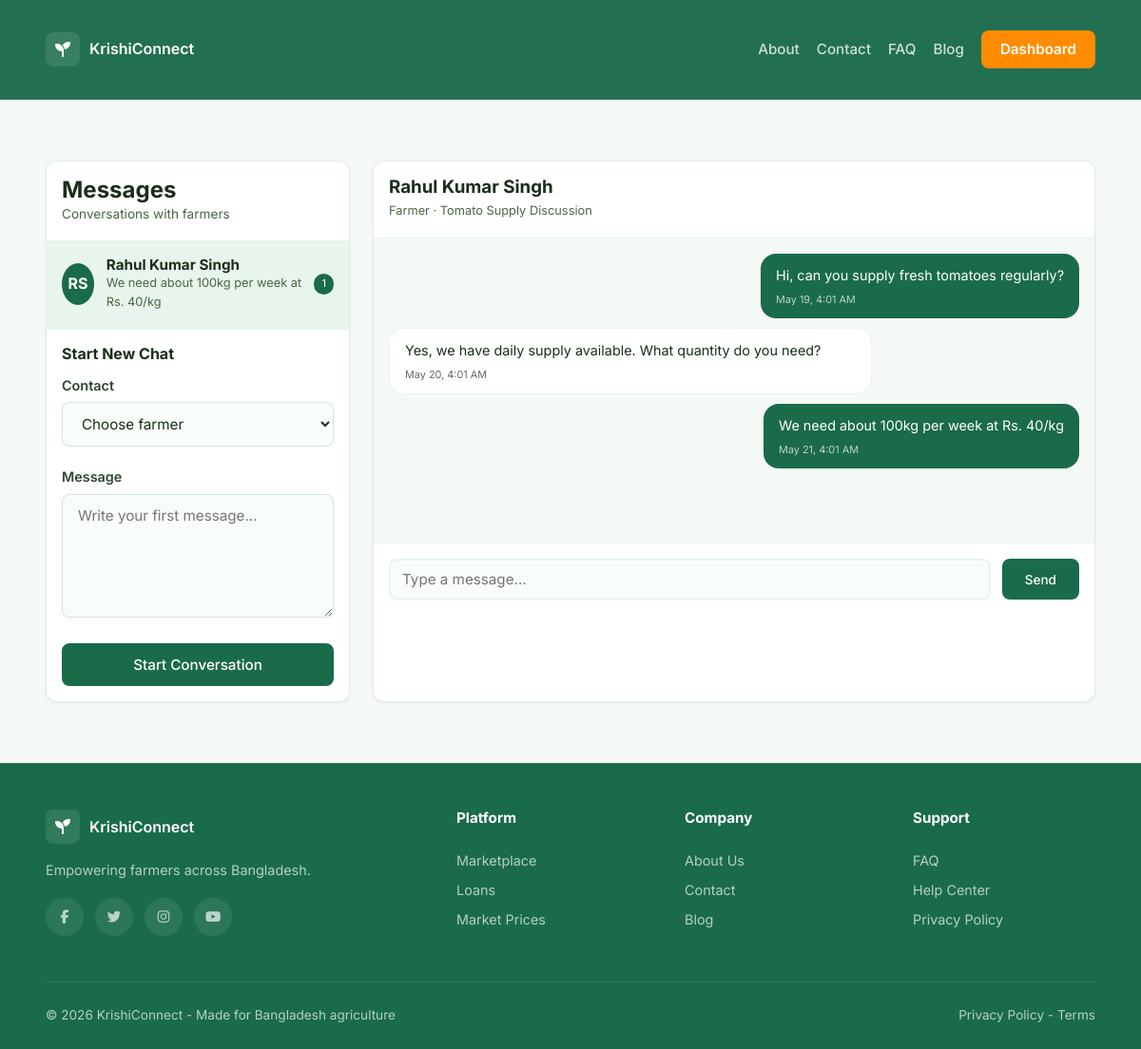
The app's page /pages/messaging.php (signed in) with its own data.
### tables this page shows
CREATE TABLE conversations (
    id INT AUTO_INCREMENT PRIMARY KEY,
    subject VARCHAR(160),
    conversation_type ENUM('buyer_farmer','support','dispute','loan') DEFAULT 'buyer_farmer',
    created_at TIMESTAMP DEFAULT CURRENT_TIMESTAMP,
    updated_at TIMESTAMP DEFAULT CURRENT_TIMESTAMP ON UPDATE CURRENT_TIMESTAMP
);

CREATE TABLE users (
    id INT AUTO_INCREMENT PRIMARY KEY,
    full_name VARCHAR(120) NOT NULL,
    email VARCHAR(160) NOT NULL UNIQUE,
    phone VARCHAR(40) DEFAULT NULL,
    role ENUM('farmer','buyer','finance','admin') NOT NULL DEFAULT 'farmer',
    password_hash VARCHAR(255) NOT NULL,
    status ENUM('active','pending','suspended','inactive') NOT NULL DEFAULT 'active',
    profile_image VARCHAR(200) DEFAULT NULL,
    bio TEXT,
    created_at TIMESTAMP DEFAULT CURRENT_TIMESTAMP,
    updated_at TIMESTAMP DEFAULT CURRENT_TIMESTAMP ON UPDATE CURRENT_TIMESTAMP,
    INDEX idx_email (email),
    INDEX idx_role (role),
    INDEX idx_status (status)
);

CREATE TABLE messages (
    id INT AUTO_INCREMENT PRIMARY KEY,
    conversation_id INT NOT NULL,
    sender_id INT NOT NULL,
    body TEXT NOT NULL,
    message_type ENUM('text','image','document') DEFAULT 'text',
    attachment_path VARCHAR(200),
    created_at TIMESTAMP DEFAULT CURRENT_TIMESTAMP,
    read_at TIMESTAMP NULL,
    FOREIGN KEY (conversation_id) REFERENCES conversations(id) ON DELETE CASCADE,
    FOREIGN KEY (sender_id) REFERENCES users(id) ON DELETE CASCADE,
    INDEX idx_conversation_id (conversation_id),
    INDEX idx_created_at (created_at)
);

### app/includes/config.php (called while the page is built)
<?php
return [
    'db' => [
        'host' => getenv('KRISHI_DB_HOST') ?: 'localhost',
        'port' => getenv('KRISHI_DB_PORT') ?: '3307',
        'name' => getenv('KRISHI_DB_NAME') ?: 'krishiconnect',
        'user' => getenv('KRISHI_DB_USER') ?: 'root',
        'pass' => getenv('KRISHI_DB_PASS') ?: '',
        'charset' => getenv('KRISHI_DB_CHARSET') ?: 'utf8mb4',
    ],
    'base_url' => getenv('KRISHI_BASE_URL') !== false ? getenv('KRISHI_BASE_URL') : null,
];

### app/includes/db.php (called while the page is built)
<?php
function db(): PDO
{
    static $pdo = null;
    if ($pdo instanceof PDO) {
        return $pdo;
    }
    $config = require __DIR__ . '/config.php';
    $db = $config['db'];
    $dsn = sprintf(
        'mysql:host=%s;port=%s;dbname=%s;charset=%s',
        $db['host'],
        $db['port'],
        $db['name'],
        $db['charset']
    );
    $pdo = new PDO($dsn, $db['user'], $db['pass'], [
        PDO::ATTR_ERRMODE => PDO::ERRMODE_EXCEPTION,
        PDO::ATTR_DEFAULT_FETCH_MODE => PDO::FETCH_ASSOC,
    ]);
    return $pdo;
}

### app/includes/helpers.php (called while the page is built, shortened)
<?php
function app_config(): array
{
    static $config = null;
    if ($config === null) {
        $config = require __DIR__ . '/config.php';
    }
    return $config;
}
function base_url(): string
{
    $base = app_config()['base_url'] ?? '';
    return rtrim($base, '/');
}
function url(string $path): string
{
    $base = base_url();
    $path = '/' . ltrim($path, '/');
    return $base . $path;
}
function asset_url(string $path): string
{
    return url($path);
}

### app/includes/auth.php (called while the page is built, shortened)
<?php
require_once __DIR__ . '/db.php';
require_once __DIR__ . '/helpers.php';
function current_user(): ?array
{
    $pdo = db();
    $stmt = $pdo->prepare('SELECT id, full_name, email, role, status FROM users WHERE id = ?');
    $stmt->execute([$_SESSION['user_id']]);
    $user = $stmt->fetch();
    return $user ?: null;
}
function dashboard_path_for_role(?string $role): string
{
    return match ($role) {
        'admin' => 'pages/admin-dashboard.php',
        'finance' => 'pages/finance-dashboard.php',
        'buyer' => 'pages/buyer-dashboard.php',
        default => 'pages/dashboard.php',
    };
}
function current_dashboard_path(): string
{
    $user = current_user();
    return dashboard_path_for_role($user['role'] ?? null);
}

### pages/messaging.php (the view, shortened to what this page needs)
<?php
require_once __DIR__ . '/../app/includes/auth.php';
require_once __DIR__ . '/../app/includes/helpers.php';
require_once __DIR__ . '/../app/includes/db.php';
$user = current_user();
$userId = (int)$user['id'];
$pdo = db();
$selectedId = (int)($_GET['conversation_id'] ?? 0);
$conversationStmt = $pdo->prepare(
    'SELECT c.id, c.subject, c.created_at,
            other_user.id AS other_id,
            other_user.full_name AS other_name,
            other_user.role AS other_role,
            (
                SELECT m.body FROM messages m
                WHERE m.conversation_id = c.id
                ORDER BY m.created_at DESC, m.id DESC
                LIMIT 1
            ) AS last_message,
            (
                SELECT m.created_at FROM messages m
                WHERE m.conversation_id = c.id
                ORDER BY m.created_at DESC, m.id DESC
                LIMIT 1
            ) AS last_at,
            (
                SELECT COUNT(*) FROM messages m
                WHERE m.conversation_id = c.id AND m.sender_id <> ? AND m.read_at IS NULL
            ) AS unread_count
     FROM conversations c
     JOIN conversation_participants me ON me.conversation_id = c.id AND me.user_id = ?
     JOIN conversation_participants other_cp ON other_cp.conversation_id = c.id AND other_cp.user_id <> ?
     JOIN users other_user ON other_user.id = other_cp.user_id
     ORDER BY COALESCE(last_at, c.created_at) DESC'
);
$conversationStmt->execute([$userId, $userId, $userId]);
$conversations = $conversationStmt->fetchAll();
if ($selectedId <= 0 && $conversations) {
    $selectedId = (int)$conversations[0]['id'];
}
$selected = null;
foreach ($conversations as $conversation) {
    if ((int)$conversation['id'] === $selectedId) {
        $selected = $conversation;
        break;
    }
}
$messages = [];
if ($selected) {
    $messageStmt = $pdo->prepare(
        'SELECT m.*, u.full_name
         FROM messages m
         JOIN users u ON u.id = m.sender_id
         WHERE m.conversation_id = ?
         ORDER BY m.created_at ASC, m.id ASC'
    );
    $messageStmt->execute([$selectedId]);
    $messages = $messageStmt->fetchAll();
}
$contactRole = $user['role'] === 'buyer' ? 'farmer' : 'buyer';
function initials(string $name): string
{
    $parts = preg_split('/\s+/', trim($name));
    $first = strtoupper(substr($parts[0] ?? 'U', 0, 1));
    $last = strtoupper(substr($parts[count($parts) - 1] ?? $first, 0, 1));
    return $first . $last;
}
?>
<!DOCTYPE html>
<html lang="en">
<head>
    <link rel="stylesheet" href="<?= asset_url('css/styles.css'); ?>">
    <link rel="stylesheet" href="https://cdnjs.cloudflare.com/ajax/libs/font-awesome/6.5.1/css/all.min.css">
</head>
<body>
<?php require __DIR__ . '/../app/includes/header.php'; ?>
<section class="section">
    <div class="container">
        <div class="message-layout">
            <div class="message-list">
                <div class="message-header">
                    <h2>Messages</h2>
                    <p class="muted">Conversations with <?= $user['role'] === 'buyer' ? 'farmers' : 'buyers'; ?></p>
                </div>
                <div class="message-items">
                    <?php foreach ($conversations as $conversation): ?>
                        <a class="message-item <?= (int)$conversation['id'] === $selectedId ? 'active' : ''; ?>" href="<?= url('pages/messaging.php?conversation_id=' . (int)$conversation['id']); ?>">
                            <div class="avatar"><?= htmlspecialchars(initials($conversation['other_name'])); ?></div>
                            <div>
                                <h4><?= htmlspecialchars($conversation['other_name']); ?></h4>
                                <p><?= htmlspecialchars($conversation['last_message'] ?: $conversation['subject']); ?></p>
                            </div>
                            <?php if ((int)$conversation['unread_count'] > 0): ?>
                                <span class="badge"><?= (int)$conversation['unread_count']; ?></span>
                            <?php endif; ?>
                        </a>
                    <?php endforeach; ?>
                </div>
                <div class="message-start">
                    <h3>Start New Chat</h3>
                    <form method="post" action="<?= url('app/actions/message_send.php'); ?>">
                        <div class="form-group">
                            <label for="recipient_id">Contact</label>
                            <select id="recipient_id" name="recipient_id" required>
                                <option value="">Choose <?= htmlspecialchars($contactRole); ?></option>
                            </select>
                        </div>
                        <div class="form-group">
                            <label for="body_start">Message</label>
                            <textarea id="body_start" name="body" placeholder="Write your first message..." required></textarea>
                        </div>
                        <button class="btn btn-primary btn-block" type="submit">Start Conversation</button>
                    </form>
                </div>
            </div>
            <div class="message-chat">
                <?php if (!$selected): ?>
                    <div class="empty-chat">
                        <i class="fas fa-comments"></i>
                        <h3>Select or start a conversation</h3>
                        <p>Messages will appear here once you choose a contact.</p>
                    </div>
                <?php else: ?>
                    <div class="chat-header">
                        <div>
                            <h3><?= htmlspecialchars($selected['other_name']); ?></h3>
                            <span><?= htmlspecialchars(ucfirst($selected['other_role'])); ?> · <?= htmlspecialchars($selected['subject']); ?></span>
                        </div>
                    </div>
                    <div class="chat-body">
                        <?php foreach ($messages as $message): ?>
                            <div class="bubble <?= (int)$message['sender_id'] === $userId ? 'me' : 'other'; ?>">
                                <?= nl2br(htmlspecialchars($message['body'])); ?>
                                <small><?= date('M j, g:i A', strtotime($message['created_at'])); ?></small>
                            </div>
                        <?php endforeach; ?>
                    </div>
                    <form class="chat-input" method="post" action="<?= url('app/actions/message_send.php'); ?>">
                        <input type="text" name="body" placeholder="Type a message..." required>
                        <button class="btn btn-primary btn-sm" type="submit">Send</button>
                    </form>
                <?php endif; ?>
            </div>
        </div>
    </div>
</section>
<?php require __DIR__ . '/../app/includes/footer.php'; ?>
</body>
</html>

### records on screen
conversations: users.full_name "RS", users.full_name "Rahul Kumar Singh", subject "We need about 100kg per week at Rs. 40/kg", unread_count "1", users.role "Farmer", subject "Tomato Supply Discussion"
messages: body "Hi, can you supply fresh tomatoes regularly?", created_at "May 19, 4:01 AM"
messages: body "Yes, we have daily supply available. What quantity do you need?", created_at "May 20, 4:01 AM"
messages: body "We need about 100kg per week at Rs. 40/kg", created_at "May 21, 4:01 AM"
